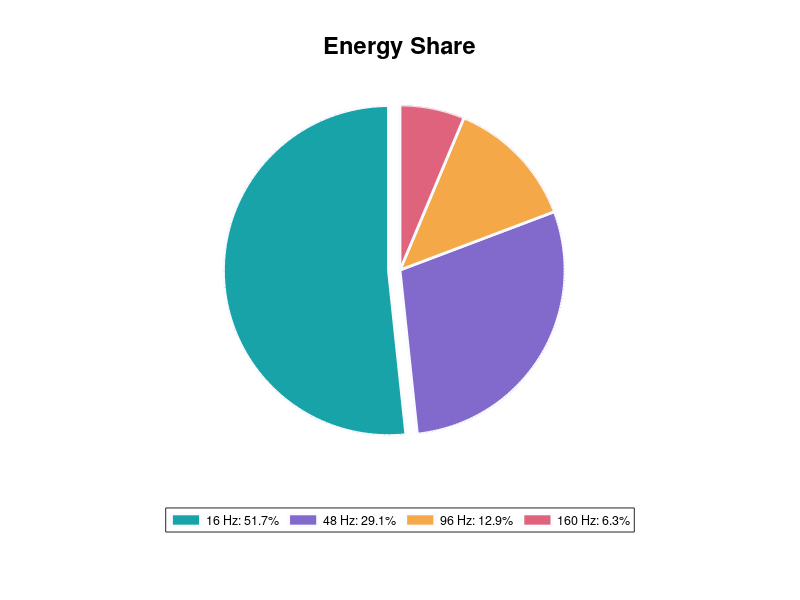

This chart was generated by the following MATLAB code:
%% 信号能量占比饼图 / Energy shares of discrete signal components
% 四个整周期正弦分量互相正交，能量可相加，扇区角度正比于分量能量。
% 这里使用 fill 构造扇区，不依赖尚未提供的 pie 函数。
% 改变 amplitudes，重新运行即可比较能量占比；能量与振幅平方成正比。

sampleRate = 512;
sampleCount = 512;
time = (0:sampleCount-1)/sampleRate;
frequencies = [16 48 96 160];
amplitudes = [1.0 0.75 0.50 0.35];
components = zeros(4, sampleCount);
for component = 1:4
    components(component, :) = amplitudes(component)*sin(2*pi*frequencies(component)*time);
end
componentEnergy = sum(components.^2, 2);
energyShare = componentEnergy/sum(componentEnergy);
combinedSignal = sum(components, 1);
palette = [0.09 0.64 0.66; 0.51 0.41 0.80; 0.96 0.66 0.28; 0.88 0.39 0.49];
labels = cell(1, 4);

figure('Name', 'Signal Energy Pie', 'Color', [0.98 0.985 1]);
hold on;
startAngle = pi/2;
for component = 1:4
    endAngle = startAngle + 2*pi*energyShare(component);
    arc = linspace(startAngle, endAngle, 100);
    middle = (startAngle+endAngle)/2;
    % 将最大分量稍微移出，突出主导频率。
    offset = 0.07*(component == 1);
    centerX = offset*cos(middle); centerY = offset*sin(middle);
    fill(centerX+[0 cos(arc) 0], centerY+[0 sin(arc) 0], palette(component, :), ...
        'EdgeColor', [0.98 0.985 1], 'LineWidth', 2);
    labels{component} = sprintf('%d Hz: %.1f%%', frequencies(component), 100*energyShare(component));
    startAngle = endAngle;
end
axis equal;
axis off;
xlim([-1.2 1.2]); ylim([-1.2 1.2]);
set(gca, 'Position', [0.12 0.22 0.76 0.66]);
title('Energy Share', 'FontSize', 17);
legend(labels, 'Location', 'southoutside', 'Orientation', 'horizontal', 'FontSize', 9);
disp('Energy shares (%):');
disp(100*energyShare');
